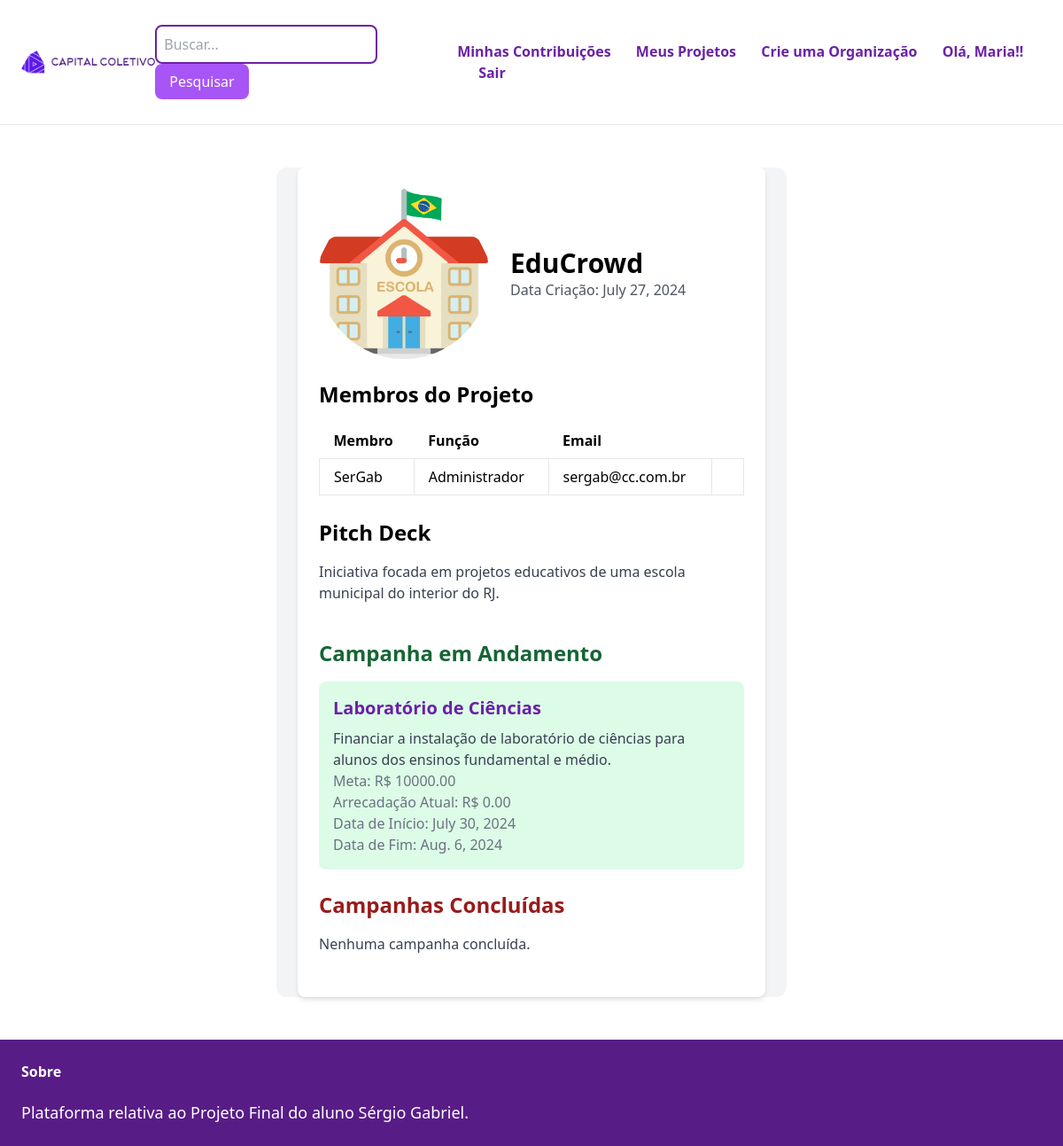
The app's page /projetos/18/ (signed in) with its own data.
### usuarios/models.py (models this page shows, shortened)
class Usuario(AbstractBaseUser, PermissionsMixin):
    email = models.EmailField(blank=True, default='', unique=True)
    nome = models.CharField(max_length=255, blank=True, default='')
    data_nasc = models.DateField(null=True, blank=True)
    imagem_perfil = models.ImageField(upload_to='imagens_perfil/', null=True, blank=True)
    interesses = models.ManyToManyField(Interesse, related_name='usuarios')
    tem_organizacao = models.BooleanField(default=False)
    organizacao_id = models.PositiveIntegerField(null=True, blank=True, default=None)
    is_active = models.BooleanField(default=True)
    is_superuser = models.BooleanField(default=False)
    is_staff = models.BooleanField(default=False)
    data_entrou = models.DateTimeField(default=timezone.now)
    ultimo_login = models.DateField(blank=True, null=True)
    objects = GerenciadorUsuario()
    USERNAME_FIELD = 'email'
    EMAIL_FIELD = 'email'
    REQUIRED_FIELDS = []
    class Meta:
        verbose_name = 'Usuario'
        verbose_name_plural = 'Usuarios'

### projetos/models.py (models this page shows, shortened)
class Projeto(models.Model):
    titulo = models.CharField(max_length=255, default='')
    imagem_perfil = models.ImageField(upload_to='projeto_imagens/', default='default_projeto.jpg')
    texto = models.TextField(max_length=5000, default='')
    categoria = models.ForeignKey(Interesse, related_name='projetos', blank=True, null=True, on_delete=models.CASCADE)
    imagem1 = models.ImageField(upload_to='imagens_pitch_deck/', blank=True, null=True)
    imagem2 = models.ImageField(upload_to='imagens_pitch_deck/', blank=True, null=True)
    imagem3 = models.ImageField(upload_to='imagens_pitch_deck/', blank=True, null=True)
    data_criacao = models.DateField(auto_now_add=True, blank=True, null=True)
    tem_campanha = models.BooleanField(default=False)
    membros = models.ManyToManyField(Usuario, through='MembroProjeto')
    organizacao_captadora = models.ForeignKey(OrganizacaoCaptadora, on_delete=models.CASCADE, related_name='projetos', null=True, blank=True)

class MembroProjeto(models.Model):
    usuario = models.ForeignKey(Usuario, on_delete=models.CASCADE)
    projeto = models.ForeignKey(Projeto, on_delete=models.CASCADE)
    FUNCAO_CHOICES = (
        ('MEMBRO', 'Membro'),
        ('ADMINISTRADOR', 'Administrador'),
    )
    funcao = models.CharField(max_length=15, choices=FUNCAO_CHOICES, default='MEMBRO')
    data_inclusao = models.DateField(auto_now_add=True, blank=True, null=True)

### campanhas/models.py (models this page shows, shortened)
class Campanha(models.Model):
    ACESSO_IMEDIATO = 'ACESSO_IMEDIATO'
    TUDO_OU_NADA = 'TUDO_OU_NADA'
    MODOS_CHOICES = [
        (ACESSO_IMEDIATO, 'Acesso Imediato'),
        (TUDO_OU_NADA, 'Tudo ou Nada')
    ]
    titulo = models.CharField(max_length=255)
    descricao = models.TextField()
    meta = models.DecimalField(max_digits=10, decimal_places=2)
    data_inicio = models.DateField()
    data_fim = models.DateField()
    arrecadacao_atual = models.DecimalField(max_digits=10, decimal_places=2, default=0)
    modo = models.CharField(max_length=20, choices=MODOS_CHOICES, null=True, blank=True)
    projeto = models.ForeignKey(Projeto, on_delete=models.CASCADE, related_name='campanhas', null=True, blank=True)
    em_andamento = models.BooleanField(default=True)  # True para "Em Andamento", False para "Concluída"
    tipo_crowdfunding = models.ForeignKey('TipoCrowdfunding', on_delete=models.CASCADE, related_name='campanhas')

### projetos/views.py (the view, shortened to what this page needs)
# urls.py: path('<int:pk>/', views.pagina_principal, name='principal_proj'),
def pagina_principal(request, pk):
    projeto = get_object_or_404(Projeto, pk=pk)
    membros = MembroProjeto.objects.filter(projeto=projeto)
    membro_projeto = MembroProjeto.objects.filter(projeto=projeto, usuario=request.user).first()
    if membro_projeto:
        funcao_usuario = membro_projeto.funcao
    else:
        funcao_usuario = 'NONE'
    campanhas_em_andamento = projeto.campanhas.filter(em_andamento=True)
    campanhas_concluidas = projeto.campanhas.filter(em_andamento=False)
    crowds_em_andamento = []
    crowds_concluidas = []
    for campanha in campanhas_em_andamento:
        if campanha.tipo_crowdfunding.tipo == 'DOACAO':
            temp_crowd = Doacao.objects.filter(campanha=campanha).first()
            tipo = 1
        elif campanha.tipo_crowdfunding.tipo == 'RECOMPENSA':
            temp_crowd = Recompensa.objects.filter(campanha=campanha).first()
            tipo = 2
        elif campanha.tipo_crowdfunding.tipo == 'EMPRESTIMO':
            temp_crowd = Emprestimo.objects.filter(campanha=campanha).first()
            tipo = 3
        if temp_crowd:
            crowd_id = temp_crowd.id
            crowds_em_andamento.append((tipo, crowd_id))
    campanhas_em_andamento_zip = zip(campanhas_em_andamento, crowds_em_andamento) if campanhas_em_andamento and crowds_em_andamento else None
    campanhas_concluidas_zip = zip(campanhas_concluidas, crowds_concluidas) if campanhas_concluidas and crowds_concluidas else None
    return render(request, 'projetos/3_Principal_Projetos.html', {
        'projeto': projeto,
        'membros': membros,
        'funcao_usuario': funcao_usuario,
        'campanhas_em_andamento_zip': campanhas_em_andamento_zip,
        'campanhas_concluidas_zip': campanhas_concluidas_zip,
    })

### projetos/templates/projetos/3_Principal_Projetos.html (shortened to what this page needs)
{% extends 'usuarios/base.html' %}
{% block conteudo %}
<div class="w-1/2 my-6 mx-auto px-6 bg-gray-100 rounded-xl">
    <div class="max-w-4xl mx-auto bg-white p-6 rounded-lg shadow-md">
        <div class="flex items-center mb-6">
            <img src="{{ projeto.imagem_perfil.url }}" alt="Imagem do Projeto" class="w-48 h-48 object-cover rounded-full">
            <div class="ml-6">
                <h1 class="text-3xl font-bold">{{ projeto.titulo }}</h1>
                <p class="text-gray-600">Data Criação: {{ projeto.data_criacao }}</p>
            </div>
        </div>
        <div class="mb-6">
            <h2 class="text-2xl font-bold mb-4">Membros do Projeto</h2>
            <table class="table-auto w-full text-left">
                <thead>
                    <tr>
                        <th class="px-4 py-2">Membro</th>
                        <th class="px-4 py-2">Função</th>
                        <th class="px-4 py-2">Email</th>
                        <th class="px-4 py-2"></th>
                    </tr>
                </thead>
                <tbody>
                    {% for membro in membros %}
                        <tr>
                            <td class="border px-4 py-2">{{ membro.usuario.nome }}</td>
                            <td class="border px-4 py-2">{{ membro.get_funcao_display }}</td>
                            <td class="border px-4 py-2">{{ membro.usuario.email }}</td>
                            <td class="border px-4 py-2 text-right">
                            </td>
                        </tr>
                    {% endfor %}
                    <tr>
                        <td colspan="4" class="text-right">
                        </td>
                    </tr>
                </tbody>
            </table>
        </div>
        <div class="mb-6">
            <h2 class="text-2xl font-bold mb-4">Pitch Deck</h2>
            <p class="text-gray-700">{{ projeto.texto }}</p>
        </div>
        <div class="mb-6">
            <h2 class="text-2xl text-green-800 font-bold mb-4">Campanha em Andamento</h2>
            {% if campanhas_em_andamento_zip %}
                {% for campanha, crowd in campanhas_em_andamento_zip %}
                    <div class="mb-4 p-4 bg-green-100 rounded-lg">
                        <h3 class="text-xl text-purple-800 font-bold mb-2"><a href="{% url 'campanhas:principal_camp' crowd.0 crowd.1 %}">{{ campanha.titulo }}</a></h3>
                        <p class="text-gray-700">{{ campanha.descricao }}</p>
                        <p class="text-gray-500">Meta: R$ {{ campanha.meta }}</p>
                        <p class="text-gray-500">Arrecadação Atual: R$ {{ campanha.arrecadacao_atual }}</p>
                        <p class="text-gray-500">Data de Início: {{ campanha.data_inicio }}</p>
                        <p class="text-gray-500">Data de Fim: {{ campanha.data_fim }}</p>
                    </div>
                {% endfor %}
            {% else %}
                <p class="text-gray-700">Nenhuma campanha em andamento.</p>
            {% endif %}
        </div>
        <div class="mb-6">
            <h2 class="text-2xl text-red-800 font-bold mb-4">Campanhas Concluídas</h2>
            {% if campanhas_concluidas_zip %}
                {% for campanha, crowd in campanhas_concluidas_zip %}
                    <div class="mb-4 p-4 bg-gray-200 rounded-lg">
                        <h3 class="text-xl text-purple-800 font-bold"><a href="{% url 'campanhas:principal_camp' crowd.0 crowd.1 %}">{{ campanha.titulo }}</a></h3>
                        <p class="text-gray-700">{{ campanha.descricao }}</p>
                        <p class="text-gray-500">Meta: R$ {{ campanha.meta }}</p>
                        <p class="text-gray-500">Arrecadação Atual: R$ {{ campanha.arrecadacao_atual }}</p>
                        <p class="text-gray-500">Data de Início: {{ campanha.data_inicio }}</p>
                        <p class="text-gray-500">Data de Fim: {{ campanha.data_fim }}</p>
                    </div>
                {% endfor %}
            {% else %}
                <p class="text-gray-700">Nenhuma campanha concluída.</p>
            {% endif %}
        </div>
    </div>
</div>
{% endblock %}

### usuarios/templates/usuarios/base.html (shortened to what this page needs)
<!DOCTYPE html>
<html>
    <head>
        <script src="https://cdn.tailwindcss.com"></script>
    </head>
    <body>
        <nav class="py-6 px-6 flex justify-between items-center border-b border-gray-200">
            <a href="/">
                <img src="/Imagens/Logo_e_Nome.PNG" class="w-40 h-30">
            </a>
            <div class="flex space-x-4">
                <form method="get" class="py-1" action="{% url 'navegacao:resultado_pesquisa' %}">
                    <input name="query" type="text" placeholder="Buscar..." class="border-2 border-purple-800 p-2 rounded-lg outline-none focus:ring-2 focus:ring-purple-600">
                    <button class="bg-purple-500 text-white px-4 py-2 rounded-lg hover:bg-purple-900 focus:outline-none focus:ring-2 focus:ring-purple-600">
                        Pesquisar
                    </button>
                </form>
            </div>
            <div class="space-x-6">
                {% if request.user.is_authenticated %}
                        <a href="{% url 'contribuicoes:minhas_contribs' %}" class="py-3 text-purple-800 font-semibold hover:text-purple-800">Minhas Contribuições</a>
                        <a href="{% url 'projetos:meus_projetos' %}" class="py-3 text-purple-800 font-semibold hover:text-purple-800">Meus Projetos</a>
                        {% if user.tem_organizacao %}
                            <a href="{% url 'organizacoes:gerencia_org' user.organizacao_id %}" class="py-3 text-purple-800 font-semibold hover:text-purple-800">Minha Organização</a>
                        {% else %}
                            <a href="{% url 'organizacoes:form_solicita' %}" class="py-3 text-purple-800 font-semibold hover:text-purple-800">Crie uma Organização</a>
                        {% endif %}
                        <span class="py-3 text-purple-800  font-bold">Olá, {{ user.nome }}!!</span>
                        <a href="{% url 'usuarios:logout_conta' %}" class="text-purple-800 font-semibold hover:text-purple-800">Sair</a>
                {% else %}
                        <a href="{% url 'usuarios:criar_conta' %}" class="py-3 text-lg font-semibold bg-purple-800 text-white rounded-xl hover:bg-purple-700">Criar Conta!</a>
                        <a href="{% url 'usuarios:login_conta' %}" class="py-3 text-lg font-semibold bg-purple-800 text-white rounded-xl hover:bg-purple-700">Entrar</a>
                {% endif %}
            </div>
        </nav>
        <div class="px-6 py-6">
            {% block conteudo %}
            {% endblock %}
        </div>
        <footer class="py-6 px-6 flex justify-between bg-purple-900">
            <div class="w-2/3 pr-10">
                <h3 class="mb-5 font-semibold text-white">Sobre</h3>
                <p class="text-lg text-white">Plataforma relativa ao Projeto Final do aluno Sérgio Gabriel.</p>
            </div>
        </footer>
    </body>
</html>

### records on screen
Usuario: nome "Maria"
Projeto: imagem_perfil (picture), titulo "EduCrowd", data_criacao "July 27, 2024", texto "Iniciativa focada em projetos educativos de uma escola municipal do interior do RJ."
MembroProjeto: usuario.nome "SerGab", funcao "Administrador", usuario.email "sergab@cc.com.br"
Campanha: titulo "Laboratório de Ciências", descricao "Financiar a instalação de laboratório de ciências para alunos dos ensinos fundamental e médio.", meta "10000.00", arrecadacao_atual "0.00", data_inicio "July 30, 2024", data_fim "Aug. 6, 2024"
